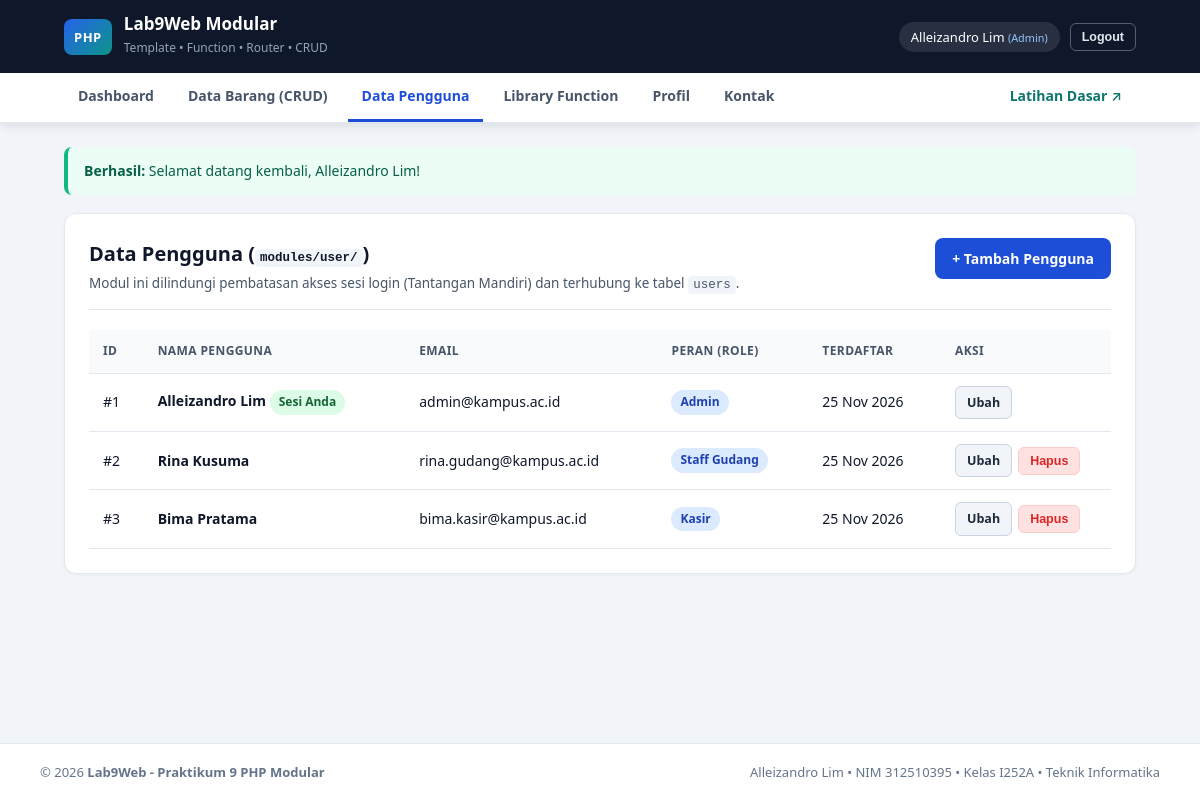
The app's page /index.php?page=user/list (signed in) with its own data.
### tables this page shows
CREATE TABLE users (
    id_user INT AUTO_INCREMENT PRIMARY KEY,
    nama VARCHAR(100) NOT NULL,
    email VARCHAR(100) NOT NULL UNIQUE,
    password VARCHAR(255) NOT NULL,
    role VARCHAR(30) NOT NULL DEFAULT 'Operator',
    created_at TIMESTAMP DEFAULT CURRENT_TIMESTAMP
);

### modules/user/list.php (the view, shortened to what this page needs)
<?php
$daftarUser = $pdo->query("
    SELECT id_user, nama, email, role, created_at
    FROM users
    ORDER BY id_user ASC
")->fetchAll();
$idSedangLogin = (int)(currentUser()['id_user'] ?? 0);
?>
<section class="panel">
    <div class="panel-header">
        <div>
            <h2>Data Pengguna (<code>modules/user/</code>)</h2>
            <p class="panel-subtitle">Modul ini dilindungi pembatasan akses sesi login (Tantangan Mandiri) dan terhubung ke tabel <code>users</code>.</p>
        </div>
        <a href="<?= e(routeUrl('user/add')); ?>" class="btn btn-primary">+ Tambah Pengguna</a>
    </div>
    <div class="table-responsive">
        <table class="data-table">
            <thead>
                <tr>
                    <th>ID</th>
                    <th>Nama Pengguna</th>
                    <th>Email</th>
                    <th>Peran (Role)</th>
                    <th>Terdaftar</th>
                    <th style="width: 170px;">Aksi</th>
                </tr>
            </thead>
            <tbody>
                <?php foreach ($daftarUser as $u): ?>
                    <tr>
                        <td>#<?= (int)$u['id_user']; ?></td>
                        <td>
                            <strong><?= e($u['nama']); ?></strong>
                            <?php if ((int)$u['id_user'] === $idSedangLogin): ?>
                                <span class="badge badge-green">Sesi Anda</span>
                            <?php endif; ?>
                        </td>
                        <td><?= e($u['email']); ?></td>
                        <td><span class="badge badge-blue"><?= e($u['role']); ?></span></td>
                        <td><?= e(date('d M Y', strtotime((string)$u['created_at']))); ?></td>
                        <td>
                            <div class="action-group">
                                <a href="<?= e(routeUrl('user/edit', ['id' => (int)$u['id_user']])); ?>" class="btn btn-sm btn-secondary">Ubah</a>
                                <?php if ((int)$u['id_user'] !== $idSedangLogin): ?>
                                    <form method="post" action="<?= e(routeUrl('user/delete')); ?>" class="inline-form js-confirm-delete" data-nama="<?= e($u['nama']); ?>">
                                        <button type="submit" class="btn btn-sm btn-danger">Hapus</button>
                                    </form>
                                <?php endif; ?>
                            </div>
                        </td>
                    </tr>
                <?php endforeach; ?>
            </tbody>
        </table>
    </div>
</section>

### views/header.php (shortened to what this page needs)
<?php
$userAktif = currentUser();
?>
<!DOCTYPE html>
<html lang="id">
<head>
    <link rel="stylesheet" href="<?= e(baseUrl('assets/css/style.css')); ?>">
</head>
<body>
<div class="app-shell">
    <header class="topbar">
        <div class="topbar-inner">
            <a href="<?= e(routeUrl('dashboard')); ?>" class="brand">
                <span class="brand-badge">PHP</span>
                <div class="brand-text">
                    <strong>Lab9Web Modular</strong>
                    <span>Template &bull; Function &bull; Router &bull; CRUD</span>
                </div>
            </a>
            <div class="auth-panel">
                <?php if ($userAktif !== null): ?>
                    <span class="user-pill">
                        <?= e($userAktif['nama']); ?>
                        <small>(<?= e($userAktif['role']); ?>)</small>
                    </span>
                    <form method="post" action="<?= e(routeUrl('auth/logout')); ?>" class="inline-form">
                        <button type="submit" class="btn btn-sm btn-outline-light">Logout</button>
                    </form>
                <?php else: ?>
                    <span class="guest-label">Mode Tamu</span>
                    <a href="<?= e(routeUrl('auth/login')); ?>" class="btn btn-sm btn-accent">Login Admin</a>
                <?php endif; ?>
            </div>
        </div>
        <nav class="navbar" aria-label="Navigasi Utama">
            <div class="navbar-inner">
                <a href="<?= e(routeUrl('dashboard')); ?>" class="<?= navActiveClass($currentPage, 'dashboard'); ?>">Dashboard</a>
                <a href="<?= e(routeUrl('barang/list')); ?>" class="<?= navActiveClass($currentPage, 'barang/*'); ?>">Data Barang (CRUD)</a>
                <a href="<?= e(routeUrl('user/list')); ?>" class="<?= navActiveClass($currentPage, 'user/*'); ?>">Data Pengguna</a>
                <a href="<?= e(routeUrl('function/demo')); ?>" class="<?= navActiveClass($currentPage, 'function/demo'); ?>">Library Function</a>
                <a href="<?= e(routeUrl('profil')); ?>" class="<?= navActiveClass($currentPage, 'profil'); ?>">Profil</a>
                <a href="<?= e(routeUrl('kontak')); ?>" class="<?= navActiveClass($currentPage, 'kontak'); ?>">Kontak</a>
                <a href="<?= e(baseUrl('lab9_php_modular/home.php')); ?>" class="nav-secondary">Latihan Dasar &nearr;</a>
            </div>
        </nav>
    </header>
    <main class="main-container">
        <?= renderFlashMessage(); ?>

### assets/css/style.css (style rules this page uses)
:root { --bg-page: #f1f5f9; --bg-surface: #ffffff; --bg-subtle: #f8fafc; --navy-900: #0f172a; --navy-800: #1e293b; --primary: #1d4ed8; --primary-hover: #1e40af; --accent: #0f766e; --danger: #dc2626; --danger-hover: #b91c1c; --text-main: #0f172a; --text-secondary: #475569; --text-muted: #64748b; --border: #e2e8f0; --radius: 10px; }
* { box-sizing: border-box; }
body { margin: 0; font-family: 'Segoe UI', system-ui, -apple-system, sans-serif; background: var(--bg-page); color: var(--text-main); line-height: 1.55; }
.app-shell { min-height: 100vh; display: flex; flex-direction: column; }
.topbar { background: var(--navy-900); color: #fff; box-shadow: 0 2px 10px rgba(15, 23, 42, 0.12); }
.topbar-inner { max-width: 1120px; margin: 0 auto; padding: 14px 24px; display: flex; align-items: center; justify-content: space-between; gap: 16px; }
.brand { display: flex; align-items: center; gap: 12px; text-decoration: none; color: #fff; }
.brand-badge { background: linear-gradient(135deg, #2563eb, #0d9488); color: #fff; font-weight: 800; font-size: 13px; padding: 8px 10px; border-radius: 8px; letter-spacing: 0.5px; }
.brand-text strong { display: block; font-size: 17px; line-height: 1.2; }
.brand-text span { font-size: 12px; color: #94a3b8; }
.auth-panel { display: flex; align-items: center; gap: 10px; }
.user-pill { background: rgba(255, 255, 255, 0.1); padding: 5px 12px; border-radius: 999px; font-size: 13px; }
.user-pill small { color: #93c5fd; }
.navbar { background: #ffffff; border-bottom: 1px solid var(--border); }
.navbar-inner { max-width: 1120px; margin: 0 auto; padding: 0 24px; display: flex; flex-wrap: wrap; gap: 6px; }
.navbar a { color: var(--text-secondary); text-decoration: none; font-size: 14px; font-weight: 600; padding: 12px 14px; border-bottom: 3px solid transparent; transition: color 0.15s, border-color 0.15s; }
.navbar a.active { color: var(--primary); border-bottom-color: var(--primary); }
.navbar a.nav-secondary { margin-left: auto; color: var(--accent); }
.main-container { flex: 1; width: 100%; max-width: 1120px; margin: 24px auto; padding: 0 24px; }
.panel { background: var(--bg-surface); border: 1px solid var(--border); border-radius: 12px; padding: 24px; box-shadow: 0 1px 3px rgba(15, 23, 42, 0.04); }
.panel-header { display: flex; align-items: flex-start; justify-content: space-between; gap: 16px; margin-bottom: 20px; padding-bottom: 14px; border-bottom: 1px solid var(--border); }
.panel-header h2 { margin: 0 0 4px 0; font-size: 20px; }
.panel-subtitle { margin: 0; font-size: 13.5px; color: var(--text-secondary); }
.table-responsive { overflow-x: auto; }
.data-table, .kv-table { width: 100%; border-collapse: collapse; font-size: 14px; }
.data-table th, .data-table td { padding: 12px 14px; border-bottom: 1px solid var(--border); text-align: left; vertical-align: middle; }
.data-table th { background: var(--bg-subtle); color: var(--text-secondary); font-size: 12px; font-weight: 700; text-transform: uppercase; letter-spacing: 0.4px; }
.inline-form { display: inline; margin: 0; }
.action-group { display: flex; gap: 6px; align-items: center; }
.btn { display: inline-flex; align-items: center; justify-content: center; padding: 9px 16px; font-size: 14px; font-weight: 600; border-radius: 8px; border: 1px solid transparent; cursor: pointer; text-decoration: none; transition: background 0.15s, color 0.15s; }
.btn-sm { padding: 6px 11px; font-size: 12.5px; border-radius: 6px; }
.btn-primary { background: var(--primary); color: #fff; }
.btn-secondary { background: #f1f5f9; color: var(--navy-800); border-color: #cbd5e1; }
.btn-danger { background: #fee2e2; color: var(--danger); border-color: #fecaca; }
.btn-outline-light { background: transparent; color: #e2e8f0; border-color: rgba(255, 255, 255, 0.3); }
.badge { display: inline-block; padding: 3px 9px; font-size: 12px; font-weight: 600; border-radius: 999px; }
.badge-blue { background: #dbeafe; color: #1e40af; }
.badge-green { background: #dcfce7; color: #166534; }
code { font-family: Consolas, 'Courier New', monospace; font-size: 12.5px; background: #f1f5f9; padding: 2px 5px; border-radius: 4px; }

### records on screen
users: nama "Alleizandro Lim", role "Admin", id_user "1", shows "Sesi Anda", email "admin@kampus.ac.id", created_at "25 Nov 2026"
users: id_user "2", nama "Rina Kusuma", email "rina.gudang@kampus.ac.id", role "Staff Gudang", created_at "25 Nov 2026"
users: id_user "3", nama "Bima Pratama", email "bima.kasir@kampus.ac.id", role "Kasir", created_at "25 Nov 2026"

### other values on screen
$label "Berhasil"
$flash['pesan'] "Selamat datang kembali, Alleizandro Lim!"
